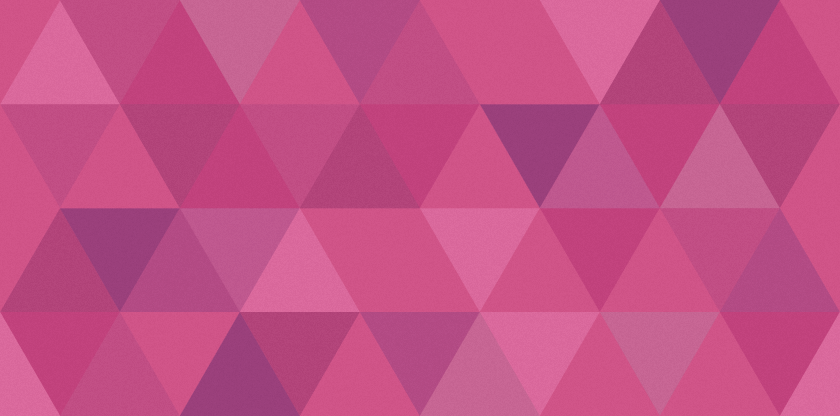
#> input picture images/red.png, 840 x 416 px
$ python rgb2gray.py
#> lines starting #> are read from the running program, lines starting #| are printed output that depends on the picture
import cv2
import numpy as np

im = cv2.imread("red.png")
#> im is the input picture: shape (416, 840, 3); mean B, G, R 134.2, 80.5, 194.9
# RGB空間からグレースケール空間
# print(im)

gray = cv2.cvtColor(im, cv2.COLOR_RGB2GRAY)
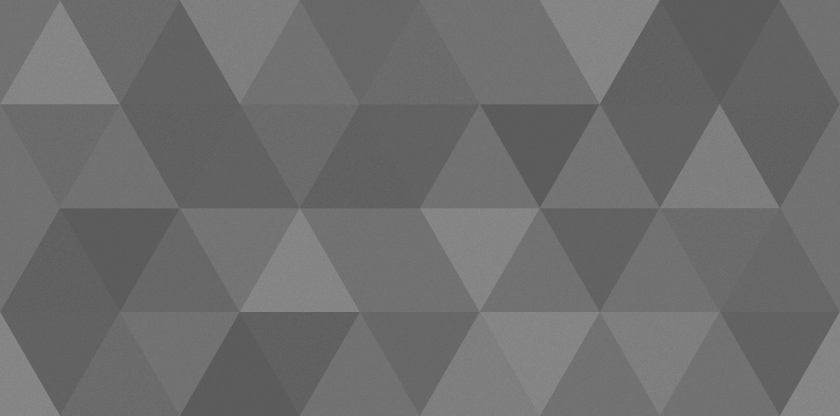
#> gray: shape (416, 840); min 89, max 136, mean 109.6
# print(gray)
#> (the run stopped early here; a loop or call above may not have finished)
